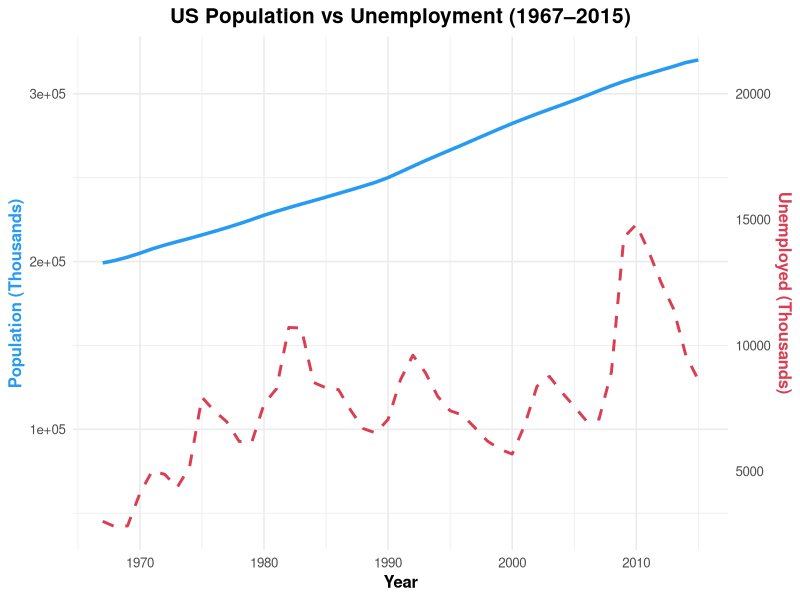

The R source for this figure:
## ---- chunk 1
# Importing necessary libraries and the economics data set
library(ggplot2)
library(dplyr)
library(knitr)
data("economics")
## ---- chunk 2
kable(head(economics), caption = "First 6 rows of the economics dataset")
## ---- chunk 3
economics <- economics %>%
  mutate(year = as.numeric(format(date, "%Y")))

# group the dataset by year and calculate the yearly averages for population & unemployment
annual_summary <- economics %>%
  group_by(year) %>%
  summarise(
    avg_population = mean(pop),
    avg_unemployed = mean(unemploy),
    .groups = "drop"
  )
kable(head(annual_summary, 10), caption = "Average Population and Unemployment (1967–1976)")
## ---- chunk 4
ggplot(annual_summary, aes(x = year)) +
  geom_line(aes(y = avg_population), color = "#279AF1", linewidth = 1.2) +
  geom_line(aes(y = avg_unemployed * 15), color = "#DA3E52", linewidth = 1, linetype = "dashed") +
  scale_y_continuous(
    name = "Population (Thousands)",
    sec.axis = sec_axis(~./15, name = "Unemployed (Thousands)")
  ) +
  
  labs(
    title = "US Population vs Unemployment (1967–2015)",
    x = "Year",
  ) +
  theme_minimal(base_size = 12) +
  theme(
    plot.title = element_text(face = "bold", size = 15, hjust = 0.5),
    plot.subtitle = element_text(size = 11, hjust = 0.5, margin = margin(b = 10)),
    axis.title.y.left = element_text(color = "#279AF1", face = "bold"),
    axis.title.y.right = element_text(color = "#DA3E52", face = "bold"),
    axis.title.x = element_text(face = "bold"),
    legend.position = "none"
  )

